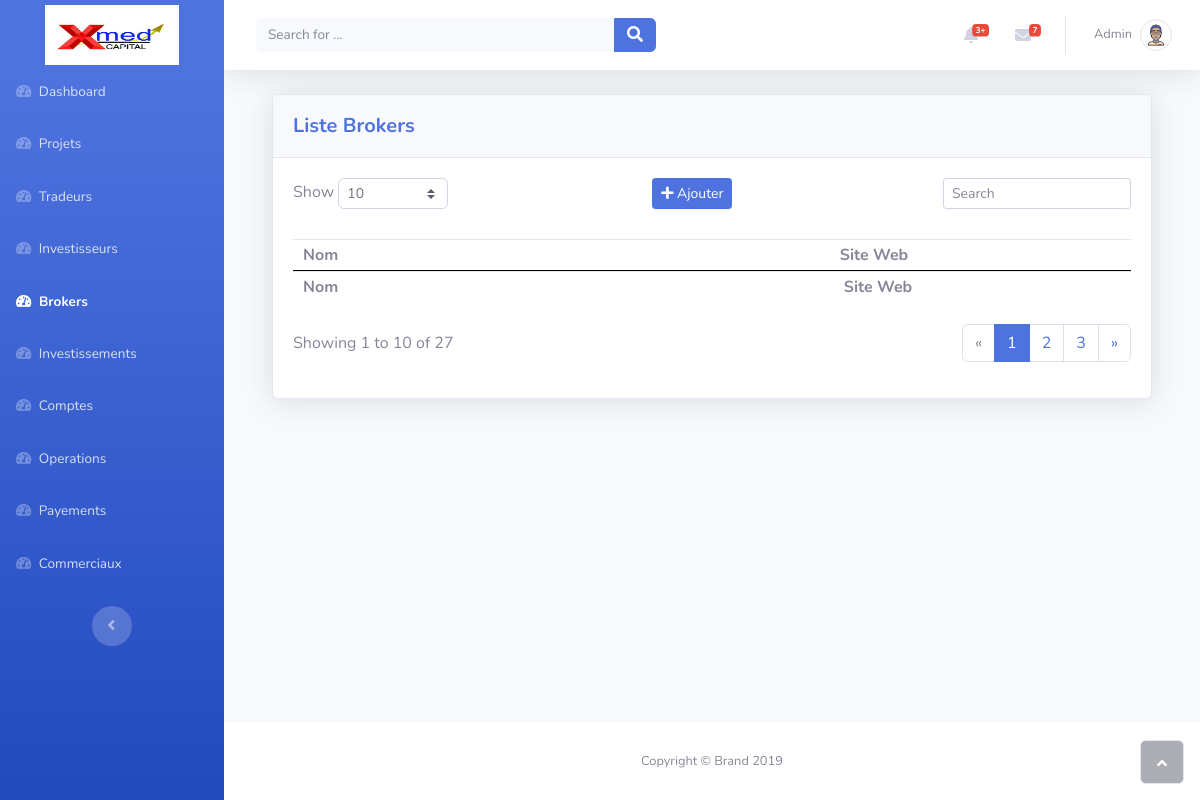
Before: /brokers/ (signed in) with the older database file.
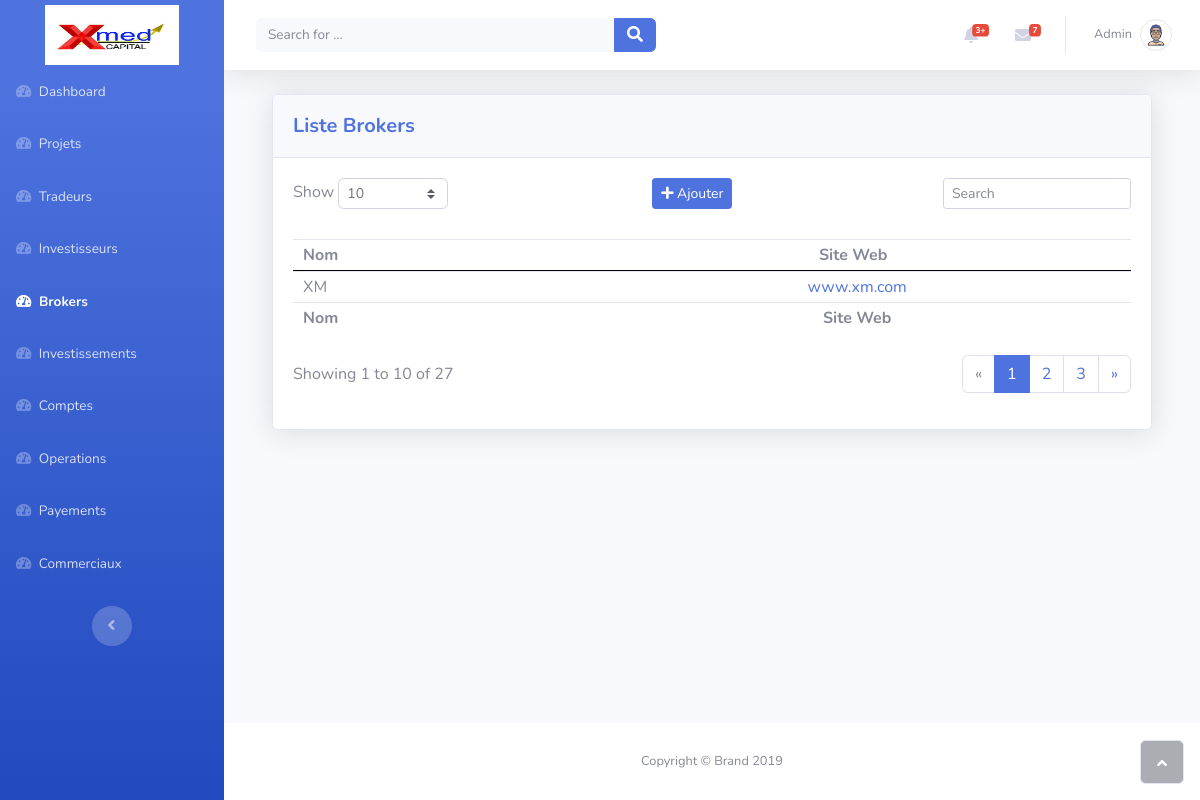
After: the same page with the newer database file.
### broker/models.py (models this page shows, shortened)
class Broker(models.Model):
    libelle = models.CharField(max_length=50, unique=True)
    site_web = models.CharField(max_length=100, unique=True)

### broker/views.py (the view)
# urls.py: path('', views.index, name="brokers"),
@login_required
@staff_member_required
def index(request):
    context = {
        "brokers": Broker.objects.all()
    }
    return render(request, 'broker/index.html', context)

### investisseur/context_processors.py (called while the page is built)
def infos_investisseur(request):
    try:
        investisseur = Investisseur.objects.get(id=request.user.id)
    except Investisseur.DoesNotExist:
        investisseur = None
    context = {'investisseur': investisseur}
    return context

### broker/templates/broker/index.html (shortened to what this page needs)
{% extends 'base.html' %}
{% load static %}
{% block stylesheets %}
	<link rel="stylesheet" type="text/css" href="{% static 'css/broker/index.css' %}">
{% endblock %}
{% block content %}
	<div class="container-fluid">
		<div class="container-fluid">
			<div class="card shadow">
				<div class="card-header py-3">
					<p class="text-primary m-0 font-weight-bold lead">Liste Brokers</p>
				</div>
				<div class="card-body">
					<div class="row">
						<div class="col-md-5 text-nowrap">
							<div id="dataTable_length" class="dataTables_length" aria-controls="dataTable"><label>Show <select class="form-control form-control-sm custom-select custom-select-sm"><option value="10" selected>10</option><option value="25">25</option><option value="50">50</option><option value="100">100</option></select></label></div>
						</div>
                        <div class="col-md-2">
							<div class="mb-3">
								<a class="btn btn-primary btn-sm" href="{% url 'ajouter_broker' %} ">
									<i class="fas fa-plus"></i>
									Ajouter
								</a>
							</div>
						</div>
						<div class="col-md-5">
							<div class="text-md-right dataTables_filter" id="dataTable_filter"><label><input type="search" class="form-control form-control-sm" aria-controls="dataTable" placeholder="Search" /></label></div>
						</div>
					</div>
					<div class="table-responsive table mt-2" id="dataTable" role="grid" aria-describedby="dataTable_info">
						<table class="table dataTable my-0" id="dataTable">
							<thead>
								<tr>
									<th>Nom</th>
									<th class="text-center">Site Web</th>
								</tr>
							</thead>
							<tbody>
                                {% for broker in brokers %}
                                    <tr onclick="window.location = '{% url "modifier_broker" pk=broker.id %}';" style="cursor: pointer;">
                                        <td>{{ broker.libelle }}</td>
                                        <td class="text-center"><a href="{{ broker.site_web }}" target="_blank">{{ broker.site_web }}</a></td>
                                    </tr>
                                {% endfor %}
							</tbody>
							<tfoot>
								<tr>
									<td><strong>Nom</strong></td>
									<td class="text-center"><strong>Site Web</strong></td>
								</tr>
							</tfoot>
						</table>
					</div>
					<div class="row">
						<div class="col-md-6 align-self-center">
							<p id="dataTable_info" class="dataTables_info" role="status" aria-live="polite">Showing 1 to 10 of 27</p>
						</div>
						<div class="col-md-6">
							<nav class="d-lg-flex justify-content-lg-end dataTables_paginate paging_simple_numbers">
								<ul class="pagination">
									<li class="page-item disabled"><a class="page-link" href="#" aria-label="Previous"><span aria-hidden="true">«</span></a></li>
									<li class="page-item active"><a class="page-link" href="#">1</a></li>
									<li class="page-item"><a class="page-link" href="#">2</a></li>
									<li class="page-item"><a class="page-link" href="#">3</a></li>
									<li class="page-item"><a class="page-link" href="#" aria-label="Next"><span aria-hidden="true">»</span></a></li>
								</ul>
							</nav>
						</div>
					</div>
				</div>
			</div>
		</div>
	</div>
{% endblock %}

Changed rows visible on the page:
added Broker: libelle "XM", site_web "www.xm.com"
